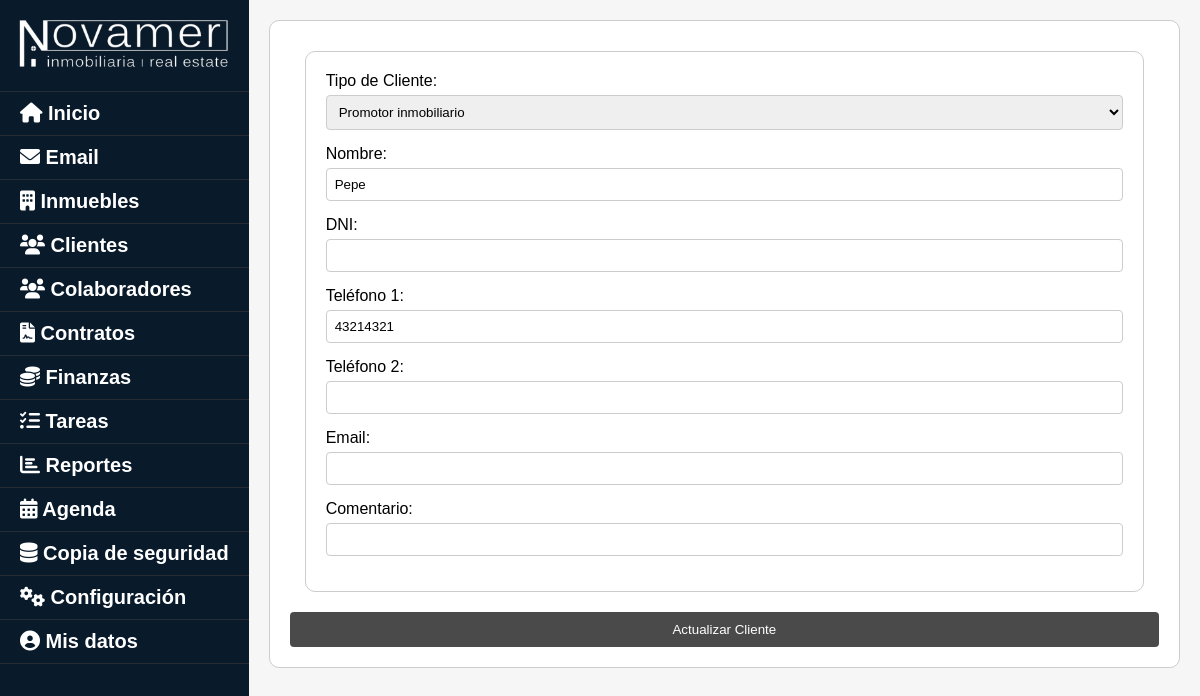
/crm/src/clientes/insertar_cliente.php?cliente_id=12 (signed in), run on the app's committed database.
### tables this page shows
CREATE TABLE `clientes` (
  `cliente_id` int(11) NOT NULL,
  `cliente_tipo` varchar(50) NOT NULL,
  `cliente_nombre` varchar(100) NOT NULL,
  `cliente_dni` varchar(9) DEFAULT NULL,
  `cliente_tlf1` varchar(15) DEFAULT NULL,
  `cliente_tlf2` varchar(15) DEFAULT NULL,
  `cliente_email` varchar(255) DEFAULT NULL,
  `cliente_comentario` text DEFAULT NULL
);

### crm/src/clientes/insertar_cliente.php (the view, shortened to what this page needs)
<?php
include '../../templates/sidebar.php';
include '../../includes/conexion.php';
$cliente = array(
    'cliente_tipo' => '',
    'cliente_nombre' => '',
    'cliente_dni' => '',
    'cliente_tlf1' => '',
    'cliente_tlf2' => '',
    'cliente_email' => '',
    'cliente_comentario' => ''
);
if (isset($_GET['cliente_id'])) {
    $cliente_id = $_GET['cliente_id'];
    $query = "SELECT * FROM clientes WHERE cliente_id = $cliente_id";
    $result = mysqli_query($conexion, $query);
    if ($result && mysqli_num_rows($result) > 0) {
        $cliente = mysqli_fetch_assoc($result);
    } else {
        echo "El cliente con ID $cliente_id no fue encontrado.";
        exit();
    }
}
?>
<!DOCTYPE html>
<html lang="en">
<head>
</head>
<body>
    <div id="contenido">
        <section class="contenedor">
            <form action="procesar_cliente.php" method="POST" onsubmit="return validarFormulario();">
                <div class="form-container">
                    <label for="cliente_tipo">Tipo de Cliente:</label>
                    <select name="cliente_tipo" id="cliente_tipo">
                        <?php
                        $cliente_tipos = array("Demandante", "Propietario", "Inversionista", "Arrendatario", "Promotor inmobiliario");
                        foreach ($cliente_tipos as $tipo) {
                            echo '<option value="' . $tipo . '"';
                            echo $cliente['cliente_tipo'] == $tipo ? ' selected' : '';
                            echo '>' . $tipo . '</option>';
                        }
                        ?>
                    </select><br>
                    <label for="cliente_nombre">Nombre:</label>
                    <input type="text" id="cliente_nombre" name="cliente_nombre"
                        value="<?php echo $cliente['cliente_nombre']; ?>" required><br>
                    <label for="cliente_dni">DNI:</label>
                    <input type="text" id="cliente_dni" name="cliente_dni"
                        value="<?php echo $cliente['cliente_dni']; ?>"><br>
                    <label for="cliente_tlf1">Teléfono 1:</label>
                    <input type="text" id="cliente_tlf1" name="cliente_tlf1"
                        value="<?php echo $cliente['cliente_tlf1']; ?>"><br>
                    <label for="cliente_tlf2">Teléfono 2:</label>
                    <input type="text" id="cliente_tlf2" name="cliente_tlf2"
                        value="<?php echo $cliente['cliente_tlf2']; ?>"><br>
                    <label for="cliente_email">Email:</label>
                    <input type="text" id="cliente_email" name="cliente_email"
                        value="<?php echo $cliente['cliente_email']; ?>"><br>
                    <label for="cliente_comentario">Comentario:</label>
                    <input type="text" id="cliente_comentario" name="cliente_comentario"
                        value="<?php echo $cliente['cliente_comentario']; ?>"><br>
                </div>
                <button type="submit"><?php echo isset($_GET['cliente_id']) ? 'Actualizar Cliente' : 'Insertar Cliente'; ?></button>
            </form>
        </section>
    </div>
</body>
</html>

### crm/templates/sidebar.php (style rules this page uses)
body { display: flex; min-height: 100vh; width: 100%; margin: 0; background-color: #f6f6f6; font-family: Arial, sans-serif; }
.contenedor { flex: 1; padding: 20px; }

### crm/src/clientes/insertar_cliente.php (style rules this page uses)
#contenido { padding: 20px; width: 100%; }
body { font-family: Arial, sans-serif; }
.contenedor { background: white; border: 1px solid #ccc; border-radius: 10px; padding: 20px; }
form { margin: 0 auto; }
label { display: block; margin-bottom: 5px; }
.form-container { border: 1px solid #ccc; border-radius: 10px; padding: 20px; margin-bottom: 20px; width: calc(100% - 30px); box-sizing: border-box; display: inline-block; vertical-align: top; }
.form-container { margin-left: 15px; margin-right: 10px; margin-top: 10px; min-height: 400px; }
input[type="text"], input[type="number"], select { width: 100%; padding: 8px; margin-bottom: 15px; border: 1px solid #ccc; border-radius: 4px; box-sizing: border-box; }
button[type="submit"] { background-color: #4a4a4a; width: 100%; color: #fff; padding: 10px 20px; border: none; border-radius: 4px; cursor: pointer; transition: background-color 0.3s ease; }

### data on the page
clientes: cliente_tipo "Promotor inmobiliario", cliente_nombre "Pepe", cliente_tlf1 "43214321"
